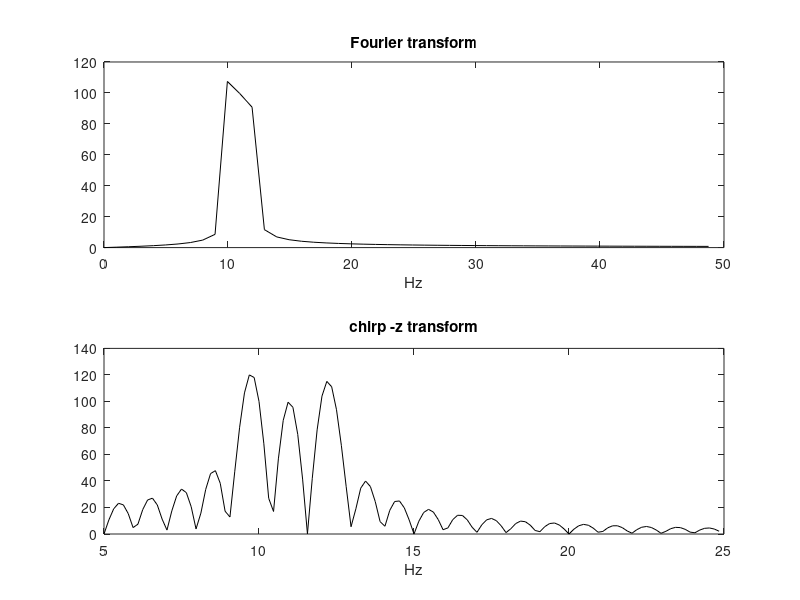

Source code (MATLAB):
% Chirp -z transform of a signal
fs=200; %sampling rate in Hz
t=0:(1/fs):1; %time intervals set (1 seconds)
f1=10; %sine1 frequency in Hz
f2=11; %sine2 frequency in Hz
f3=12;
%sum of two sine signals:
y=sin(2*pi*f1*t)+sin(2*pi*f2*t)+sin(2*pi*f3*t);
Ny=length(y);
subplot(2,1,1)
fy=0:(fs/Ny):fs;
sy=fft(y); %the Fourier transform
plot(fy(1:50),abs(sy(1:50)), ' k ' );
title( ' Fourier transform ' ); xlabel( ' Hz ' );
subplot(2,1,2)
cf1=5; cf2=25; %in Hz
m=128; %number of contour points
%ratio between contour points:
w=exp(-j*(2*pi*(cf2 -cf1))/(m*fs));
a=exp(j*(2*pi*cf1)/fs); %contour starting point
chy=czt(y,m,w,a); %the chirp -z transform
fhiv=(cf2 -cf1)/m; %frequency interval
fhy=cf1:fhiv:(cf2 -fhiv);
plot(fhy ,abs(chy), ' k ' );
title( ' chirp -z transform ' ); xlabel( ' Hz ' );